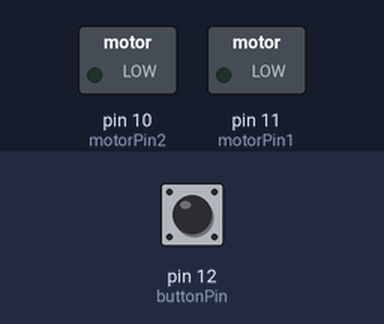
The sketch below on a simulated Arduino Uno, built with avr-gcc and run on an emulated ATmega328P. Parts: switched loads named in the sketch (green lamp = pin HIGH). The test bench sets the inputs (shaded band); at power-on: pin 12 (buttonPin) HIGH.

Above: at 1.2 s.
1.3 s: pin 12 (buttonPin) pulled LOW for 0.15 s
At 2.5 s:
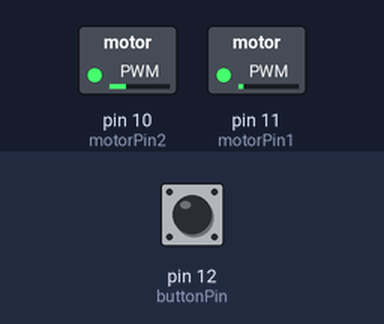
2.9 s: pin 12 (buttonPin) pulled LOW for 1 s
At 3.9 s:
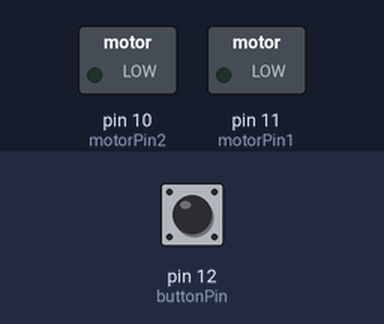
5.4 s: pin 12 (buttonPin) pulled LOW for 3.2 s
At 5.8 s:
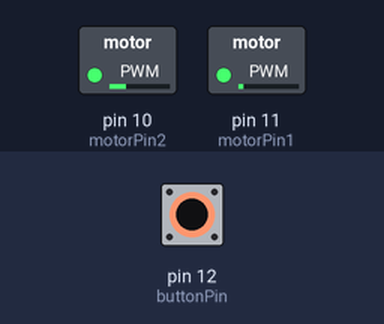
Timing chart, 0 to 8.4 s (numbered marks = the images above; inputs shaded):
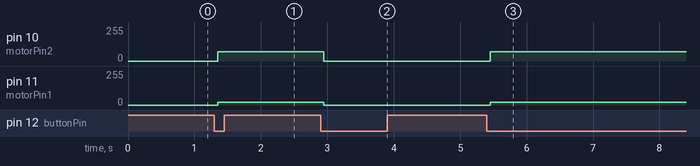

Measured:
- after the input at 1.3 s, pin 10 (motorPin2): 0/255 → 70/255 after 0.05 s; pin 11 (motorPin1): 0/255 → 20/255 after 0.05 s
- after the input at 2.9 s, pin 10 (motorPin2): 70/255 → 0/255 after 0.05 s; pin 11 (motorPin1): 20/255 → 0/255 after 0.05 s
- after the input at 5.4 s, pin 10 (motorPin2): 0/255 → 70/255 after 0.05 s; pin 11 (motorPin1): 0/255 → 20/255 after 0.05 s

The sketch:

sketch2motores.ino
```cpp
const int motorPin1 = 11;
const int buttonPin = 12;
const int motorPin2 = 10;

bool motorActivo = false;
bool ultimoEstadoBoton = HIGH;


void setup() {
  pinMode(motorPin1, OUTPUT);
  pinMode(motorPin2, OUTPUT);
  pinMode(buttonPin, INPUT_PULLUP); // botón a GND

  digitalWrite(motorPin1, LOW);
  digitalWrite(motorPin2, LOW);
}

void loop() {
  bool estadoBoton = digitalRead(buttonPin);

  // detectar pulsación (flanco)
  if (ultimoEstadoBoton == HIGH && estadoBoton == LOW) {
    motorActivo = !motorActivo; // cambia estado

    delay(50); // anti-rebote básico
  }

  ultimoEstadoBoton = estadoBoton;

  if (motorActivo) {
    analogWrite(motorPin1, 20); // intensidad de vibración (0–255)
    analogWrite(motorPin2, 70);
  } else {
    analogWrite(motorPin1, 0);
    analogWrite(motorPin2, 0);
  }

}
```
